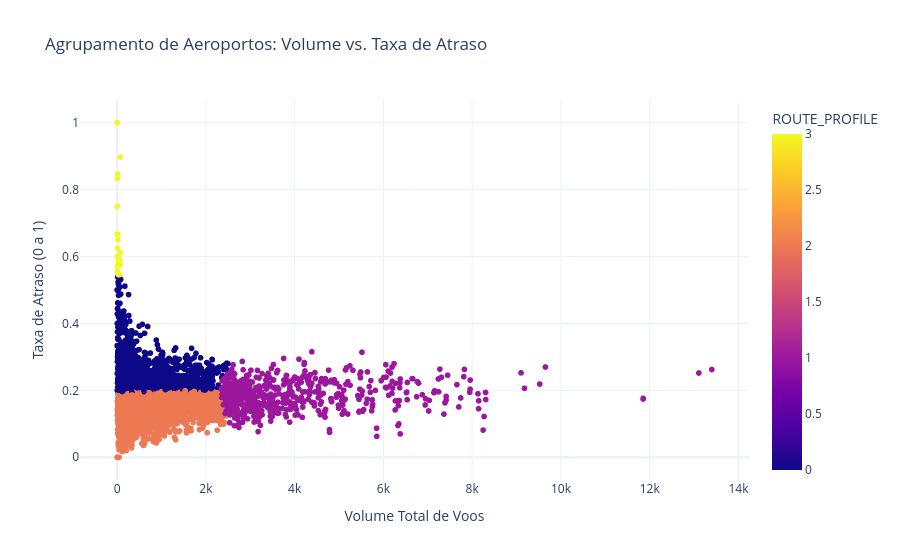

Here is the notebook cell this chart was saved with:
### Code cell
fig = px.scatter(
    df_route_profile, 
    x='FLIGHT_VOLUME', 
    y='DELAY_RATE',
    color='ROUTE_PROFILE',
    hover_name='ROUTE',
    title='Agrupamento de Aeroportos: Volume vs. Taxa de Atraso',
    labels={'FLIGHT_VOLUME': 'Volume Total de Voos', 'DELAY_RATE': 'Taxa de Atraso (0 a 1)'},
    template='plotly_white',
    color_discrete_sequence=px.colors.qualitative.Safe
)

fig.show()

### Figure 1 — Plotly figure (JSON) as saved in the notebook; plotly's stock layout.template omitted (floating-point values rounded to 4 significant figures; data arrays with more than 128 entries replaced by an {"elided": "..."} marker saying what was removed)
{"data": [{"hovertemplate": "<b>%{hovertext}</b><br><br>Volume Total de Voos=%{x}<br>Taxa de Atraso (0 a 1)=%{y}<br>ROUTE_PROFILE=%{marker.color}<extra></extra>", "hovertext": {"elided": "4634 str values"}, "legendgroup": "", "marker": {"color": {"elided": "4634 int values"}, "coloraxis": "coloraxis", "symbol": "circle"}, "mode": "markers", "name": "", "showlegend": false, "type": "scattergl", "x": {"elided": "4634 int values"}, "xaxis": "x", "y": {"elided": "4634 float values"}, "yaxis": "y"}], "layout": {"coloraxis": {"colorbar": {"title": {"text": "ROUTE_PROFILE"}}, "colorscale": [[0, "#0d0887"], [0.1111, "#46039f"], [0.2222, "#7201a8"], [0.3333, "#9c179e"], [0.4444, "#bd3786"], [0.5556, "#d8576b"], [0.6667, "#ed7953"], [0.7778, "#fb9f3a"], [0.8889, "#fdca26"], [1, "#f0f921"]]}, "legend": {"tracegroupgap": 0}, "title": {"text": "Agrupamento de Aeroportos: Volume vs. Taxa de Atraso"}, "xaxis": {"anchor": "y", "domain": [0, 1], "title": {"text": "Volume Total de Voos"}}, "yaxis": {"anchor": "x", "domain": [0, 1], "title": {"text": "Taxa de Atraso (0 a 1)"}}}}
